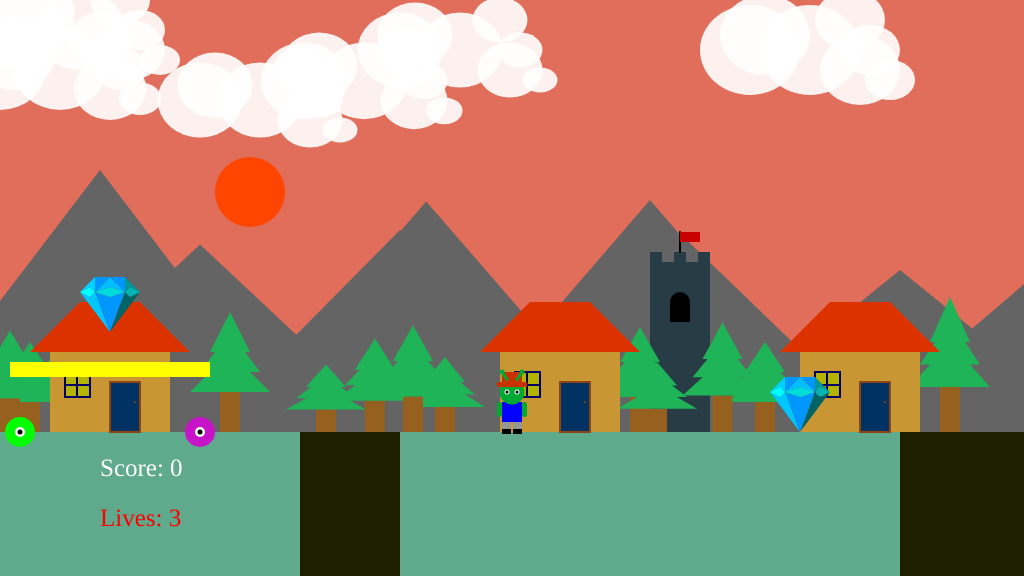
Frame 1 (no input)
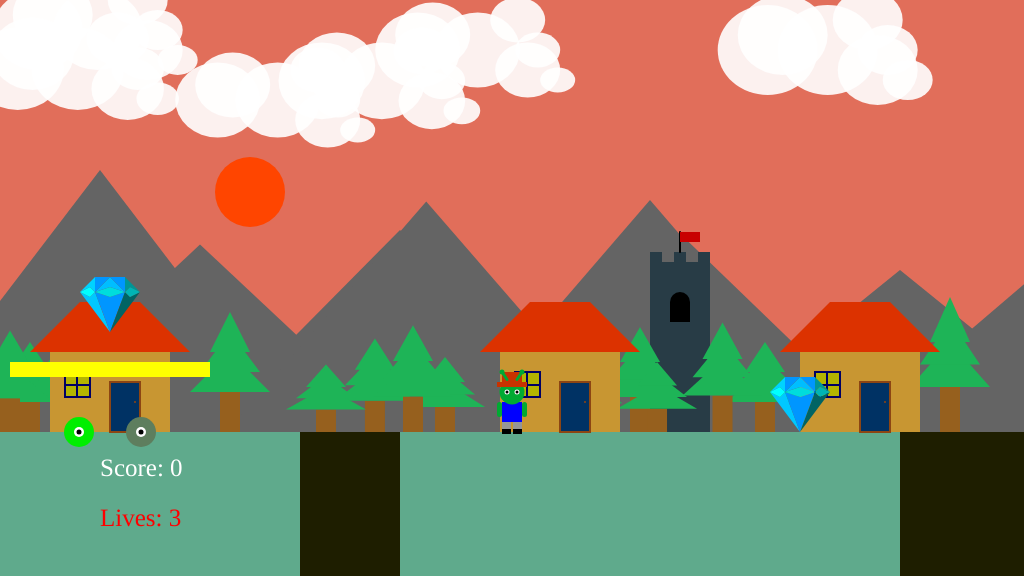
Frame 60 (no input)
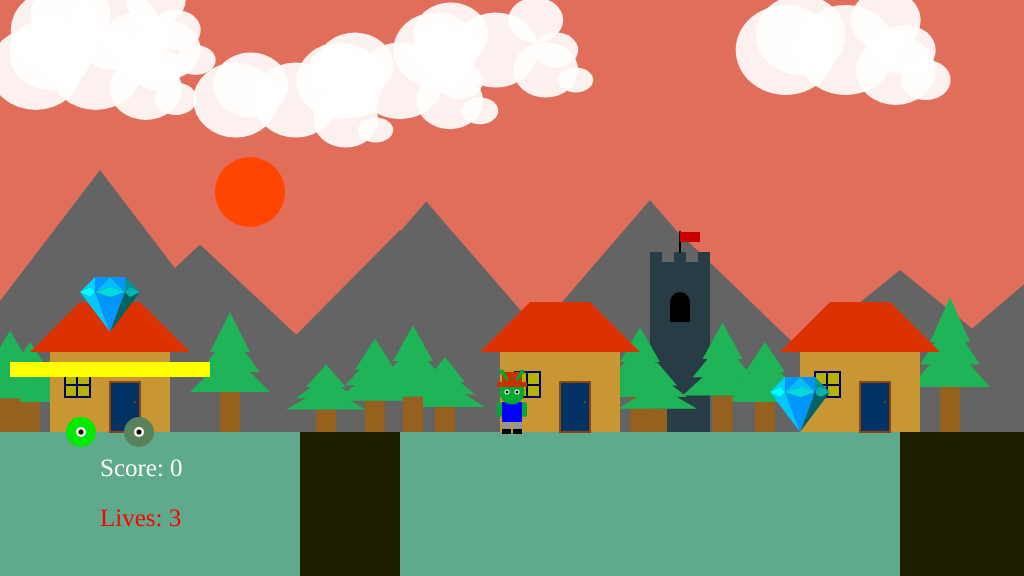
Frame 120 (the mouse pressed at the canvas centre since frame 60)

The p5.js sketch that drew these frames (run headless with seeded random() and noise() and a simulated clock; from frame 60 on, the mouse is pressed at the canvas centre):

// p5.js sketch
// ── sketch.js
/*

The Game Project 7 - Making a complete level

Week 7

*/
var clouds;
var mountains;
var trees;
var houseXs;
var towers;
var sunPos;

var canyon; 
var diamond;
///////////////////////////////////////////
var game_char_x;
var game_char_y;
var floorPos_y;
var scrollPos;
var realPos;
////////////////////////
var isLeft;
var isRight;
var isJumping;
var isFalling;

var isOnPlatform;
////////////////////////////////
var face = {
    x:0,
    y:0
};
var skinColor = {
    r: 0,
    g: 170,
    b: 50
};
////////////////
var yspeed = 3;

var cloudspeed = 0.3;
//////////////////////
var score;

var isWon;
var isLost;
var lives;
var enemies;
var platforms;



function setup()
{
	createCanvas(1024, 576);
    floorPos_y = height * 3/4;
    
    
    
    
    startGame();
    lives = 3;
    
}
function startGame()
{
    	
    score = 0;
    
	game_char_x = width/2;
	game_char_y = floorPos_y - 30;
/////////
     //number of lives
    
	// Variable to control the background scrolling.
	scrollPos = 0;

	// Variable to store the real position of the gameChar in the game
	// world. Needed for collision detection.
	realPos = game_char_x - scrollPos;

	// Boolean variables to control the movement of the game character.
	isLeft = false;
	isRight = false;
	isJumping = false;
	isFalling = false;
    isWon = false;
    isLost = false;
    isOnPlatform = false;
    

	// Initialise arrays of scenery objects.
    sunPos = {x_pos: 250, y_pos : height*1/3};
    houseXs = [-1700,50,500,800, 2000];
    clouds = [{x_pos:400, y_pos:50, size:85},{x_pos:20,y_pos:30,size:90},
              {x_pos:200,y_pos:100,size:85},{x_pos:750,y_pos:50,size:100}, 
             {x_pos:1100,y_pos:150,size:85}]; 
    mountains = [{x_pos:-1250,heightY:150},{x_pos:-900, heightY:230},
                 {x_pos:-100,heightY:170},{x_pos:200,heightY:230},
                {x_pos:450,heightY:200}, {x_pos:700,heightY:270},{x_pos:950,heightY:200},
                {x_pos:1200, heightY:140},{x_pos:1600,heightY:260}];
    trees = [{x_pos:-1400, heightY:45},{x_pos:-1200,heightY: 35}, {x_pos: -200, heightY:25},
             {x_pos: 20, heightY:30},{x_pos: 220, heightY: 40}, {x_pos: 435, heightY: 25}, 
            {x_pos: 630, heightY: 35}, {x_pos:755, heightY: 30}, {x_pos: 940, heightY: 45},
            {x_pos: 1100, heightY: 30}, {x_pos:1350, heightY: 20}, {x_pos:1600, heightY: 35},
            {x_pos: 1800, heightY: 45}];
    towers = [-500, 650, 1600];
    
    
    canyon = [{x_pos: 300, width: 100},{x_pos: 900, width: 150},{x_pos: -300, width: 50}, {x_pos : 1700, width: 1000}, {x_pos: -2500, width: 700}, {x_pos: 2800, width: 3000}, {x_pos: -1500, width: 250}];
    
    diamond = [{x_pos: 110, y_pos: floorPos_y - 100, size: 50, isFound: false}, {x_pos: 800, y_pos: floorPos_y, size: 50, isFound: false}, {x_pos: 1400, y_pos: floorPos_y, size: 50, isFound: false}, {x_pos: -500, y_pos: floorPos_y, size: 50, isFound: false}, {x_pos: 1875, y_pos: floorPos_y - 100, size: 50, isFound: false}, {x_pos: 2750, y_pos: floorPos_y - 50, size: 50, isFound: false},{x_pos: -1585, y_pos: floorPos_y - 70, size: 50, isFound: false}];
    
    enemies = [];
    
    platforms = [];
    
    
    
    for(var i  = 0; i < 5; i++) {
        
    
    clouds.push({
        x_pos: i* random(0,width),
        y_pos: random(floorPos_y - 100),
        size: random(85,95),
    })
    mountains.push({
            x_pos: i* random(200,300),
            heightY: random(140,270),
    })
    }
    for(var i = 0; i < 10; i++) {
        trees.push({
            x_pos: i* random(30,200),
            heightY: random(20,45)
            
        })
    }
    for(var i = 0; i < 2; i++){
        houseXs.push(1500)
    }
    
    
    
    
    enemies.push(
    {
        x_pos: 20,
        y_pos: floorPos_y,
        x1: 20,
        x2: 200,
        speed: 1,
        size: 30,
        display: function()
        {
            var col = {
                r: map(this.x_pos,100,200,this.x1,this.x2),
                g: map(this.x_pos,200,100,this.x1,this.x2),
                b: map(this.x_pos,100,200,this.x1,this.x2),
            }
            // Draw enemy.
            fill([col.r,col.g,col.b]);
            ellipse(this.x_pos, this.y_pos, this.size);
            fill(255);
            ellipse(this.x_pos, this.y_pos, 10,10);
            fill(0);
            ellipse(this.x_pos, this.y_pos, 5,5);
        },
        ///////
        move: function() {
        this.x_pos += this.speed;
        if(this.x_pos < this.x1 || this.x_pos > this.x2) {
        this.speed *= -1; //oposite direction
        } 
        },
        checkCharCollision: function() {
            if((realPos - 10>= this.x_pos - this.size && realPos - 10 <= this.x_pos + this.size) ||
              realPos + 10 >= this.x_pos - this.size && realPos + 10 <= this.x_pos + this.size) {
                //console.log('x') // collision with the right or left side of the character 
            
                if((game_char_y + 30 <= this.y_pos + this.size && game_char_y + 30 >= this.y_pos - this.size) || game_char_y - 35 >= this.y_pos - this.size && game_char_y - 35 <= this.y_pos + this.size)
                    //console.log('y');
                playerDied();
                ////collision with either top of head or feet
            }
//            
//         if(realPos  >= this.x_pos - 30 && realPos <= this.x_pos + 30) {
//             console.log('dziala');
//             if(game_char_y + 30 <= this.y_pos +30 && game_char_y + 30 >= this.y_pos -30){
//                 console.log('nogi');
//             }
//         }  
        }
    },
    {
       x_pos: 200,
        y_pos: floorPos_y,
        x1: 20,
        x2: 200,
        speed: 1,
        size: 30,
        display: function()
        {
            var col = {
               r: map(this.x_pos,100,200,this.x1,this.x2),
                g: map(this.x_pos,200,100,this.x1,this.x2),
                b: map(this.x_pos,100,200,this.x1,this.x2),
            }
            // Draw enemy.
            fill([col.r,col.g,col.b]);
            ellipse(this.x_pos, this.y_pos, this.size);
             fill(255);
            ellipse(this.x_pos, this.y_pos, 10,10);
            fill(0);
            ellipse(this.x_pos, this.y_pos, 5,5);
        },
        ///////
        move: function() {
        this.x_pos -= this.speed;
        if(this.x_pos < this.x1 || this.x_pos > this.x2) {
        this.speed *= -1; //oposite direction
        } 
        },
        checkCharCollision: function() {
            if((realPos - 10>= this.x_pos - this.size && realPos - 10 <= this.x_pos + this.size) ||
              realPos + 10 >= this.x_pos - this.size && realPos + 10 <= this.x_pos + this.size) {
                //console.log('x') // collision with the right or left side of the character 
            
                if((game_char_y + 30 <= this.y_pos + this.size && game_char_y + 30 >= this.y_pos - this.size) || game_char_y - 35 >= this.y_pos - this.size && game_char_y - 35 <= this.y_pos + this.size)
                    //console.log('y');
                playerDied();
                ////collision with either top of head or feet
            }
        }
    },              {
       x_pos: 1150,
        y_pos: floorPos_y,
        y1: floorPos_y - 200,
        y2: floorPos_y,
        speed: 3,
        size: 30,
        display: function()
        {
            var col = {
                r: map(this.y_pos,100,200,this.y1,this.y2),
                g: map(this.y_pos,200,0,this.y1,this.y2),
                b: map(this.y_pos,200,0,this.y1,this.y2),
            }
            // Draw enemy.
            fill([col.r,col.g,col.b]);
            ellipse(this.x_pos, this.y_pos, this.size);
             fill(255);
            ellipse(this.x_pos, this.y_pos, 10,10);
            fill(0);
            ellipse(this.x_pos, this.y_pos, 5,5);
        },
        ///////
        move: function() {
        this.y_pos -= this.speed;
        if(this.y_pos < this.y1 || this.y_pos > this.y2) {
        this.speed *= -1; //oposite direction
        } 
        },
        checkCharCollision: function() {
            if((realPos - 10>= this.x_pos - this.size && realPos - 10 <= this.x_pos + this.size) ||
              realPos + 10 >= this.x_pos - this.size && realPos + 10 <= this.x_pos + this.size) {
                //console.log('x') // collision with the right or left side of the character 
            
                if((game_char_y + 30 <= this.y_pos + this.size && game_char_y + 30 >= this.y_pos - this.size) || game_char_y - 35 >= this.y_pos - this.size && game_char_y - 35 <= this.y_pos + this.size)
                    //console.log('y');
                playerDied();
                ////collision with either top of head or feet
            }
        }
                },
        
             {
       x_pos: 1300,
        y_pos: floorPos_y - 200,
        y1: floorPos_y - 200,
        y2: floorPos_y,
        speed: 3,
        size: 30,
        display: function()
        {
            var col = {
               r: map(this.y_pos,200,0,this.y1,this.y2),
                g: map(this.y_pos,200,0,this.y1,this.y2),
                b: map(this.y_pos,0,200,this.y1,this.y2),
            }
            // Draw enemy.
            fill([col.r,col.g,col.b]);
            ellipse(this.x_pos, this.y_pos, this.size);
             fill(255);
            ellipse(this.x_pos, this.y_pos, 10,10);
            fill(0);
            ellipse(this.x_pos, this.y_pos, 5,5);
        },
        ///////
        move: function() {
        this.y_pos -= this.speed;
        if(this.y_pos < this.y1 || this.y_pos > this.y2) {
        this.speed *= -1; //oposite direction
        } 
        },
        checkCharCollision: function() {
            if((realPos - 10>= this.x_pos - this.size && realPos - 10 <= this.x_pos + this.size) ||
              realPos + 10 >= this.x_pos - this.size && realPos + 10 <= this.x_pos + this.size) {
                //console.log('x') // collision with the right or left side of the character 
            
                if((game_char_y + 30 <= this.y_pos + this.size && game_char_y + 30 >= this.y_pos - this.size) || game_char_y - 35 >= this.y_pos - this.size && game_char_y - 35 <= this.y_pos + this.size)
                    //console.log('y');
                playerDied();
                ////collision with either top of head or feet
            }
        }
             },
                               {
       x_pos: 1450,
        y_pos: floorPos_y,
        y1: floorPos_y - 200,
        y2: floorPos_y,
        speed: 3,
        size: 30,
        display: function()
        {
            var col = {
                r: map(this.y_pos,100,200,this.y1,this.y2),
                g: map(this.y_pos,0,200,this.y1,this.y2),
                b: map(this.y_pos,200,0,this.y1,this.y2),
            }
            // Draw enemy.
            fill([col.r,col.g,col.b]);
            ellipse(this.x_pos, this.y_pos, this.size);
             fill(255);
            ellipse(this.x_pos, this.y_pos, 10,10);
            fill(0);
            ellipse(this.x_pos, this.y_pos, 5,5);
        },
        ///////
        move: function() {
        this.y_pos -= this.speed;
        if(this.y_pos < this.y1 || this.y_pos > this.y2) {
        this.speed *= -1; //oposite direction
        } 
        },
        checkCharCollision: function() {
            if((realPos - 10>= this.x_pos - this.size && realPos - 10 <= this.x_pos + this.size) ||
              realPos + 10 >= this.x_pos - this.size && realPos + 10 <= this.x_pos + this.size) {
                //console.log('x') // collision with the right or left side of the character 
            
                if((game_char_y + 30 <= this.y_pos + this.size && game_char_y + 30 >= this.y_pos - this.size) || game_char_y - 35 >= this.y_pos - this.size && game_char_y - 35 <= this.y_pos + this.size)
                    //console.log('y');
                playerDied();
                ////collision with either top of head or feet
            }
        }
                },
        
             {
       x_pos: 1600,
        y_pos: floorPos_y - 200,
        y1: floorPos_y - 200,
        y2: floorPos_y,
        speed: 3,
        size: 30,
        display: function()
        {
            var col = {
                r: map(this.y_pos,0,200,this.y1,this.y2),
                g: map(this.y_pos,200,0,this.y1,this.y2),
                b: map(this.y_pos,0,200,this.y1,this.y2),
            }
            // Draw enemy.
            fill([col.r,col.g,col.b]);
            ellipse(this.x_pos, this.y_pos, this.size);
             fill(255);
            ellipse(this.x_pos, this.y_pos, 10,10);
            fill(0);
            ellipse(this.x_pos, this.y_pos, 5,5);
        },
        ///////
        move: function() {
        this.y_pos -= this.speed;
        if(this.y_pos < this.y1 || this.y_pos > this.y2) {
        this.speed *= -1; //oposite direction
        } 
        },
        checkCharCollision: function() {
            if((realPos - 10>= this.x_pos - this.size && realPos - 10 <= this.x_pos + this.size) ||
              realPos + 10 >= this.x_pos - this.size && realPos + 10 <= this.x_pos + this.size) {
                //console.log('x') // collision with the right or left side of the character 
            
                if((game_char_y + 30 <= this.y_pos + this.size && game_char_y + 30 >= this.y_pos - this.size) || game_char_y - 35 >= this.y_pos - this.size && game_char_y - 35 <= this.y_pos + this.size)
                    //console.log('y');
                playerDied();
                ////collision with either top of head or feet
            }
        }
             },
        
        {
       x_pos: -1100,
        y_pos: floorPos_y,
        x1: -1100,
        x2: -800,
        speed: 1,
        size: 30,
        display: function()
        {
            var col = {
                r: 0,
                g: 255,
                b: 0
            }
            // Draw enemy.
            fill([col.r,col.g,col.b]);
            ellipse(this.x_pos, this.y_pos, this.size);
             fill(255);
            ellipse(this.x_pos, this.y_pos, 10,10);
            fill(0);
            ellipse(this.x_pos, this.y_pos, 5,5);
        },
        ///////
        move: function() {
        this.x_pos -= this.speed;
        if(this.x_pos < this.x1 || this.x_pos > this.x2) {
        this.speed *= -1; //oposite direction
        } 
        },
        checkCharCollision: function() {
            if((realPos - 10>= this.x_pos - this.size && realPos - 10 <= this.x_pos + this.size) ||
              realPos + 10 >= this.x_pos - this.size && realPos + 10 <= this.x_pos + this.size) {
                //console.log('x') // collision with the right or left side of the character 
            
                if((game_char_y + 30 <= this.y_pos + this.size && game_char_y + 30 >= this.y_pos - this.size) || game_char_y - 35 >= this.y_pos - this.size && game_char_y - 35 <= this.y_pos + this.size)
                    //console.log('y');
                playerDied();
                ////collision with either top of head or feet
            }
        }
        },
            
            {
       x_pos: -800,
        y_pos: floorPos_y,
        x1: -1100,
        x2: -800,
        speed: 1,
        size: 30,
        display: function()
        {
            var col = {
               r: 130,
                g: 0,
                b: 130
            }
            // Draw enemy.
            fill([col.r,col.g,col.b]);
            ellipse(this.x_pos, this.y_pos, this.size);
             fill(255);
            ellipse(this.x_pos, this.y_pos, 10,10);
            fill(0);
            ellipse(this.x_pos, this.y_pos, 5,5);
        },
        ///////
        move: function() {
        this.x_pos -= this.speed;
        if(this.x_pos < this.x1 || this.x_pos > this.x2) {
        this.speed *= -1; //oposite direction
        } 
        },
        checkCharCollision: function() {
            if((realPos - 10>= this.x_pos - this.size && realPos - 10 <= this.x_pos + this.size) ||
              realPos + 10 >= this.x_pos - this.size && realPos + 10 <= this.x_pos + this.size) {
                //console.log('x') // collision with the right or left side of the character 
            
                if((game_char_y + 30 <= this.y_pos + this.size && game_char_y + 30 >= this.y_pos - this.size) || game_char_y - 35 >= this.y_pos - this.size && game_char_y - 35 <= this.y_pos + this.size)
                    //console.log('y');
                playerDied();
                ////collision with either top of head or feet
            }
        }
            },
            {
       x_pos: -1700,
        y_pos: floorPos_y,
        x1: -1700,
        x2: -1500,
        speed: 4,
        size: 30,
        display: function()
        {
            var col = {
               r: map(this.x_pos,100,200,this.x1,this.x2),
                g: map(this.x_pos,100,150,this.x1,this.x2),
                b: map(this.x_pos,200,0,this.x1,this.x2),
            }
            // Draw enemy.
            fill(col.r,col.g,col.b);
            ellipse(this.x_pos, this.y_pos, this.size);
             fill(255);
            ellipse(this.x_pos, this.y_pos, 10,10);
            fill(0);
            ellipse(this.x_pos, this.y_pos, 5,5);
        },
        ///////
        move: function() {
        this.x_pos -= this.speed;
        if(this.x_pos < this.x1 || this.x_pos > this.x2) {
        this.speed *= -1; //oposite direction
        } 
        },
        checkCharCollision: function() {
            if((realPos - 10>= this.x_pos - this.size && realPos - 10 <= this.x_pos + this.size) ||
              realPos + 10 >= this.x_pos - this.size && realPos + 10 <= this.x_pos + this.size) {
                //console.log('x') // collision with the right or left side of the character 
            
                if((game_char_y + 30 <= this.y_pos + this.size && game_char_y + 30 >= this.y_pos - this.size) || game_char_y - 35 >= this.y_pos - this.size && game_char_y - 35 <= this.y_pos + this.size)
                    //console.log('y');
                playerDied();
                ////collision with either top of head or feet
            }
        }
            },
               {
       x_pos: -1500,
        y_pos: floorPos_y,
        x1: -1700,
        x2: -1500,
        speed: 4,
        size: 30,
        display: function()
        {
            var col = {
                r: map(this.x_pos,100,200,this.x1,this.x2),
                g: map(this.x_pos,100,200,this.x1,this.x2),
                b: map(this.x_pos,200,0,this.x1,this.x2),
            }
            // Draw enemy.
            fill(col.r,col.g,col.b);
            ellipse(this.x_pos, this.y_pos, this.size);
             fill(255);
            ellipse(this.x_pos, this.y_pos, 10,10);
            fill(0);
            ellipse(this.x_pos, this.y_pos, 5,5);
        },
        ///////
        move: function() {
        this.x_pos -= this.speed;
        if(this.x_pos < this.x1 || this.x_pos > this.x2) {
        this.speed *= -1; //oposite direction
        } 
        },
        checkCharCollision: function() {
            if((realPos - 10>= this.x_pos - this.size && realPos - 10 <= this.x_pos + this.size) ||
              realPos + 10 >= this.x_pos - this.size && realPos + 10 <= this.x_pos + this.size) {
                //console.log('x') // collision with the right or left side of the character 
            
                if((game_char_y + 30 <= this.y_pos + this.size && game_char_y + 30 >= this.y_pos - this.size) || game_char_y - 35 >= this.y_pos - this.size && game_char_y - 35 <= this.y_pos + this.size)
                    //console.log('y');
                playerDied();
                ////collision with either top of head or feet
            }
        }
            },
                   
                
                {
       x_pos: -440,
        y_pos: floorPos_y,
        y1: floorPos_y - 200,
        y2: floorPos_y,
        speed: 3,
        size: 30,
        display: function()
        {
            // Draw enemy.
            
            var col = {
                r: 100,
                g: map(this.y_pos,200,0,this.y1,this.y2),
                b: map(this.y_pos,0,200,this.y1,this.y2),
            }
            fill([col.r,col.g,col.b]);
            ellipse(this.x_pos, this.y_pos, this.size);
             fill(255);
            ellipse(this.x_pos, this.y_pos, 10,10);
            fill(0);
            ellipse(this.x_pos, this.y_pos, 5,5);
        },
        ///////
        move: function() {
        this.y_pos -= this.speed;
        if(this.y_pos < this.y1 || this.y_pos > this.y2) {
        this.speed *= -1; //oposite direction
        } 
        },
        checkCharCollision: function() {
            if((realPos - 10>= this.x_pos - this.size && realPos - 10 <= this.x_pos + this.size) ||
              realPos + 10 >= this.x_pos - this.size && realPos + 10 <= this.x_pos + this.size) {
                //console.log('x') // collision with the right or left side of the character 
            
                if((game_char_y + 30 <= this.y_pos + this.size && game_char_y + 30 >= this.y_pos - this.size) || game_char_y - 35 >= this.y_pos - this.size && game_char_y - 35 <= this.y_pos + this.size)
                    //console.log('y');
                playerDied();
                ////collision with either top of head or feet
            }
        }
                },
        
             {
       x_pos: -570,
        y_pos: floorPos_y - 200,
        y1: floorPos_y - 200,
        y2: floorPos_y,
        speed: 3,
        size: 30,
        display: function()
        {
            var col = {
                r: 200,
                g: map(this.y_pos,0,200,this.y1,this.y2),
                b: map(this.y_pos,200,0,this.y1,this.y2),
            }
            // Draw enemy.
            fill([col.r,col.g,col.b]);
            ellipse(this.x_pos, this.y_pos, this.size);
             fill(255);
            ellipse(this.x_pos, this.y_pos, 10,10);
            fill(0);
            ellipse(this.x_pos, this.y_pos, 5,5);
        },
        ///////
        move: function() {
        this.y_pos -= this.speed;
        if(this.y_pos < this.y1 || this.y_pos > this.y2) {
        this.speed *= -1; //oposite direction
        } 
        },
        checkCharCollision: function() {
            if((realPos - 10>= this.x_pos - this.size && realPos - 10 <= this.x_pos + this.size) ||
              realPos + 10 >= this.x_pos - this.size && realPos + 10 <= this.x_pos + this.size) {
                //console.log('x') // collision with the right or left side of the character 
            
                if((game_char_y + 30 <= this.y_pos + this.size && game_char_y + 30 >= this.y_pos - this.size) || game_char_y - 35 >= this.y_pos - this.size && game_char_y - 35 <= this.y_pos + this.size)
                    //console.log('y');
                playerDied();
                ////collision with either top of head or feet
            }
        }
                
              
},
        
           {
       x_pos: -1230,
        y_pos: floorPos_y - 300,
        y1: floorPos_y - 300,
        y2: floorPos_y,
        speed: 3,
        size: 30,
        display: function()
        {
            var col = {
                r: map(this.y_pos,255,0,this.y1,this.y2),
                g: map(this.y_pos,0,255,this.y1,this.y2),
                b: 0,
            }
            // Draw enemy.
            fill([col.r,col.g,col.b]);
            ellipse(this.x_pos, this.y_pos, this.size);
            fill(255);
            ellipse(this.x_pos, this.y_pos, 10,10);
            fill(0);
            ellipse(this.x_pos, this.y_pos, 5,5);
        },
        ///////
        move: function() {
        this.y_pos -= this.speed;
        if(this.y_pos < this.y1 || this.y_pos > this.y2) {
        this.speed *= -1; //oposite direction
        } 
        },
        checkCharCollision: function() {
            if((realPos - 10>= this.x_pos - this.size && realPos - 10 <= this.x_pos + this.size) ||
              realPos + 10 >= this.x_pos - this.size && realPos + 10 <= this.x_pos + this.size) {
                //console.log('x') // collision with the right or left side of the character 
            
                if((game_char_y + 30 <= this.y_pos + this.size && game_char_y + 30 >= this.y_pos - this.size) || game_char_y - 35 >= this.y_pos - this.size && game_char_y - 35 <= this.y_pos + this.size)
                    //console.log('y');
                playerDied();
                ////collision with either top of head or feet
            }
        }
                
              
}
    );
    
    
    
    platforms.push(
    {
        x_pos: 10,
        y_pos: floorPos_y - 70,
        width: 200,
        height: 15,
        display: function()
        {
            // Draw platform.
            fill([255, 255, 0]);
            rect(this.x_pos, this.y_pos, this.width, this.height);
            line(this.x_pos,
                 this.y_pos + this.height / 2,
                 this.x_pos + this.width,
                 this.y_pos + this.height / 2);
        },
        checkCharOn: function() 
        {
            if((realPos - 10>= this.x_pos && realPos  <= this.x_pos - 10 + this.width) || realPos + 10>= this.x_pos && realPos  <= this.x_pos + 10 + this.width){
                //console.log('x');
                if(game_char_y >= this.y_pos - 30 ){
                    //console.log('ison')
                    isOnPlatform = true;
                    isJumping = false;
                    
                }
            }
            
        }
    },
        {
        x_pos: 10,
        y_pos: floorPos_y - 70,
        width: 200,
        height: 15,
        display: function()
        {
            // Draw platform.
            fill([255, 255, 0]);
            rect(this.x_pos, this.y_pos, this.width, this.height);
            line(this.x_pos,
                 this.y_pos + this.height / 2,
                 this.x_pos + this.width,
                 this.y_pos + this.height / 2);
        },
        checkCharOn: function() 
        {
            if((realPos - 10>= this.x_pos && realPos  <= this.x_pos - 10 + this.width) || realPos + 10>= this.x_pos && realPos  <= this.x_pos + 10 + this.width){
                //console.log('x');
                if(game_char_y >= this.y_pos - 30 ){
                    //console.log('ison')
                    isOnPlatform = true;
                    isJumping = false;
                    
                }
            }
            
        }
    }, {
        x_pos: 2100,
        y_pos: floorPos_y - 70,
        width: 50,
        height: 15,
        display: function()
        {
            // Draw platform.
            fill([255, 255, 0]);
            rect(this.x_pos, this.y_pos, this.width, this.height);
            line(this.x_pos,
                 this.y_pos + this.height / 2,
                 this.x_pos + this.width,
                 this.y_pos + this.height / 2);
        },
        checkCharOn: function() 
        {
            if((realPos - 10>= this.x_pos && realPos  <= this.x_pos - 10 + this.width) || realPos + 10>= this.x_pos && realPos  <= this.x_pos + 10 + this.width){
                //console.log('x');
                if(game_char_y  >= this.y_pos - 30){
                    //console.log('ison')
                    isOnPlatform = true;
                    isJumping = false;
                    
                }
            }
            
        }
    },
        {
        x_pos: 2300,
        y_pos: floorPos_y - 70,
        width: 50,
        height: 15,
        display: function()
        {
            // Draw platform.
            fill([255, 255, 0]);
            rect(this.x_pos, this.y_pos, this.width, this.height);
            line(this.x_pos,
                 this.y_pos + this.height / 2,
                 this.x_pos + this.width,
                 this.y_pos + this.height / 2);
        },
        checkCharOn: function() 
        {
            if((realPos - 10>= this.x_pos && realPos  <= this.x_pos - 10 + this.width) || realPos + 10>= this.x_pos && realPos  <= this.x_pos + 10 + this.width){
                //console.log('x');
                if(game_char_y  >= this.y_pos - 30){
                    //console.log('ison')
                    isOnPlatform = true;
                    isJumping = false;
                    
                }
            }
            
        }
    },
        {
            x_pos: 2500,
        y_pos: floorPos_y - 70,
        width: 50,
        height: 15,
        display: function()
        {
            // Draw platform.
            fill([255, 255, 0]);
            rect(this.x_pos, this.y_pos, this.width, this.height);
            line(this.x_pos,
                 this.y_pos + this.height / 2,
                 this.x_pos + this.width,
                 this.y_pos + this.height / 2);
        },
        checkCharOn: function() 
        {
            if((realPos - 10>= this.x_pos && realPos  <= this.x_pos - 10 + this.width) || realPos + 10>= this.x_pos && realPos  <= this.x_pos + 10 + this.width){
                //console.log('x');
                if(game_char_y  >= this.y_pos - 30){
                    //console.log('ison')
                    isOnPlatform = true;
                    isJumping = false;
                    
                }
            }
            
        }
    },
        
        {
        x_pos: 1850,
        y_pos: floorPos_y - 70,
        width: 50,
        height: 15,
        display: function()
        {
            // Draw platform.
            fill([255, 255, 0]);
            rect(this.x_pos, this.y_pos, this.width, this.height);
            line(this.x_pos,
                 this.y_pos + this.height / 2,
                 this.x_pos + this.width,
                 this.y_pos + this.height / 2);
        },
        checkCharOn: function() 
        {
            if((realPos - 10>= this.x_pos && realPos  <= this.x_pos - 10 + this.width) || realPos + 10>= this.x_pos && realPos  <= this.x_pos + 10 + this.width){
                //console.log('x');
                if(game_char_y  >= this.y_pos - 30){
                    //console.log('ison')
                    isOnPlatform = true;
                    isJumping = false;
                    
                }
            }
            
        }
    },
          

           {
        x_pos: -950,
        y_pos: floorPos_y - 70,
        width: 50,
        height: 15,
        display: function()
        {
            // Draw platform.
            fill([255, 255, 0]);
            rect(this.x_pos, this.y_pos, this.width, this.height);
            line(this.x_pos,
                 this.y_pos + this.height / 2,
                 this.x_pos + this.width,
                 this.y_pos + this.height / 2);
        },
        checkCharOn: function() 
        {
            if((realPos - 10>= this.x_pos && realPos  <= this.x_pos - 10 + this.width) || realPos + 10>= this.x_pos && realPos  <= this.x_pos + 10 + this.width){
                //console.log('x');
                if(game_char_y >= this.y_pos - 30 ){
                    //console.log('ison')
                    isOnPlatform = true;
                    isJumping = false;
                    
                }
            }
            
        }
    },
        
               {
        x_pos: -1200,
        y_pos: floorPos_y - 70,
        width: 50,
        height: 15,
        display: function()
        {
            // Draw platform.
            fill([255, 255, 0]);
            rect(this.x_pos, this.y_pos, this.width, this.height);
            line(this.x_pos,
                 this.y_pos + this.height / 2,
                 this.x_pos + this.width,
                 this.y_pos + this.height / 2);
        },
        checkCharOn: function() 
        {
            if((realPos - 10>= this.x_pos && realPos  <= this.x_pos - 10 + this.width) || realPos + 10>= this.x_pos && realPos  <= this.x_pos + 10 + this.width){
                //console.log('x');
                if(game_char_y >= this.y_pos - 30 ){
                    //console.log('ison')
                    isOnPlatform = true;
                    isJumping = false;
                    
                }
            }
            
        }
    },
        
                       {
        x_pos: -1400,
        y_pos: floorPos_y - 70,
        width: 30,
        height: 15,
        display: function()
        {
            // Draw platform.
            fill([255, 255, 0]);
            rect(this.x_pos, this.y_pos, this.width, this.height);
            line(this.x_pos,
                 this.y_pos + this.height / 2,
                 this.x_pos + this.width,
                 this.y_pos + this.height / 2);
        },
        checkCharOn: function() 
        {
            if((realPos - 10>= this.x_pos && realPos  <= this.x_pos - 10 + this.width) || realPos + 10>= this.x_pos && realPos  <= this.x_pos + 10 + this.width){
                //console.log('x');
                if(game_char_y >= this.y_pos - 30 ){
                    //console.log('ison')
                    isOnPlatform = true;
                    isJumping = false;
                    
                }
            }
            
        }
    }, 
        
         {
        x_pos: -1600,
        y_pos: floorPos_y - 70,
        width: 30,
        height: 15,
        display: function()
        {
            // Draw platform.
            fill([255, 255, 0]);
            rect(this.x_pos, this.y_pos, this.width, this.height);
            line(this.x_pos,
                 this.y_pos + this.height / 2,
                 this.x_pos + this.width,
                 this.y_pos + this.height / 2);
        },
        checkCharOn: function() 
        {
            if((realPos - 10>= this.x_pos && realPos  <= this.x_pos - 10 + this.width) || realPos + 10>= this.x_pos && realPos  <= this.x_pos + 10 + this.width){
                //console.log('x');
                if(game_char_y >= this.y_pos - 30 ){
                    //console.log('ison')
                    isOnPlatform = true;
                    isJumping = false;
                    
                }
            }
            
        }
    }
);
}

function draw()
{
	background(225,110,90); // fill the sky blue
    
    fill(255,69,0);
    noStroke();
    ellipse(sunPos.x_pos,sunPos.y_pos,70,70); // sun

	noStroke();
	fill(95,170,140);
	rect(0, floorPos_y, width, height/4); // draw some green ground
    
    face.x = game_char_x;
    face.y = game_char_y-10;

	// Draw clouds.
    push();
    translate(0.1*scrollPos,0);
    drawClouds();
    
    ///clouds movement
    for(var c=0; c<clouds.length; c++){
        clouds[c].x_pos += cloudspeed;
        if(clouds[c].x_pos - 50 > width) {
            clouds[c].x_pos = -200;
        }
    }
    
    pop();
  

	// Draw mountains.
    push();
    translate(0.5*scrollPos,0);
    drawMountains();
    pop();
    
    ///towers
    push();
    translate(0.6*scrollPos,0);
    drawTowers();
    pop();
     

	// Draw trees.
    push();
    translate(0.8*scrollPos,0);
    drawTress();
    pop();
    

	// Draw houses.
       push();
    translate(0.9*scrollPos,0);
    drawHouses();
    pop();
    
    
        
   

	// Draw canyons.
    push();
    translate(scrollPos,0);
    drawCanyon(canyon);
    checkCanyon(canyon);
    pop();

	// Draw pickup items.      
        
    
    for(var i = 0; i < diamond.length; i++){
    push();
    translate(scrollPos,0);
        
    
    drawDiamond(diamond[i]);
    checkDiamond(diamond[i]);
        
    pop();
        
     
       
             
    }
    textSize(25);
    textFont("Georgia");
      fill(255);
        text("Score: " + score, 100,height - 100);
    fill(255,0,0);
    text("Lives: " + lives, 100,height - 50);
   
    
    
    //////////
    
    
    ////draw ENEMIES :D
    push();
    translate(scrollPos,0);
    for(var i = 0; i < enemies.length; i++) {
        enemies[i].display();
        enemies[i].move();
        enemies[i].checkCharCollision();
    }
    pop();
    
    ////draw PLATFORMS :)
    push();
    translate(scrollPos,0);
    isOnPlatform = false;
    for(var i = 0; i < platforms.length; i++)
        {
            platforms[i].display();
            platforms[i].checkCharOn();
        }
    pop();
 
    
    /////////////

	// Draw game character.
	drawGameChar();
    
    /////////
    checkPlayerWon();
    checkPlayerDied();
    
    /////////end state of the game
    
    //////////game over-you lost
    if(isLost == true) 
        {
            fill(255);
            stroke(0);
            textSize(30);
            text('Game over - you lost. Press space to continue',width/2-270,height/2);
            return;
        }
    /////////you won
    if(isWon == true)
        {
            fill(255);
            stroke(0);
            textSize(30);
            text('Game over - YOU WON. Press space to continue',width/2-290,height/2);
            return;
        }
    

	// Logic to make the game character move or the background scroll.
	if(isLeft)
	{
			if(game_char_x > width * 0.2)
			{
					game_char_x -= 5;
			}
			else
			{
					scrollPos += 5;
			}
	}

	if(isRight)
	{
			if(game_char_x < width * 0.8)
			{
					game_char_x  += 5;
			}
			else
			{
					scrollPos -= 5; // negative for moving against the background
			}
	}
    
   
    

	// Logic to make the game character rise and fall.
  
//////////////////it doesn't work properly
//////////////////////it's not possible to jump while on the platform
  
//if(isJumping) {
//        game_char_y = game_char_y - yspeed; //going up jumping
//      
//     if(game_char_y <= floorPos_y - 100) {
//        yspeed = -yspeed;  //falls after jumping
//         
//    
//        }
//    if(game_char_y == floorPos_y - 30 || isOnPlatform) {
//            isJumping = false; //stops jumping/doesnt jump in the air
//            yspeed = -yspeed; //doesn't go down the next time it jumps
//        } 
//    }
//    
// 
//    if(!isOnPlatform && !isJumping){
//        if(game_char_y + 30 < floorPos_y){
//           isJumping = true; //falls when is not on the platfrom and is in the air
//            
//        }
//    }
    
    
//   if(isOnPlatform && isJumping)
//   {
//      
//      yspeed = -yspeed;
//      
//   }


 
if(game_char_y  < floorPos_y - 30)
	{
       
           game_char_y += 2;
			isJumping = true; 
    } else
        {
            isOnPlatform =false;
            isJumping = false;
            
        }
if(isOnPlatform)
    {
        for(i = 0; i < platforms.length; i++){
          game_char_y  = platforms[i].y_pos - 30;  
        }
        
        isFalling = false;
        isJumping = false;

        
    }

//	if(isFalling)
//	{
//			game_char_y += 5;
//	}
    
    

	// Update real position of gameChar for collision detection.
	realPos = game_char_x - scrollPos;
}


// ---------------------
// Key control functions
// ---------------------

function keyPressed(){

		// console.log(keyCode);
		// console.log(key);
    if(isLost || isWon)
    {
    if(key == ' ')
    {
        nextLevel();
    }
    return;
    }

	if(key == 'A' || keyCode == 37)
	{
			isLeft = true;
	}

	if(key == 'D' || keyCode == 39)
	{
			isRight = true;
	}

	if(key == ' ' || key == 'W' || keyCode == 38)
	{
        //isJumping = true;
			if(!isJumping)
			{
					game_char_y -= 115;
			}
	}
    
}

function keyReleased(){

	if(key == 'A' || keyCode == 37)
	{
		isLeft = false;
	}

	if(key == 'D' || keyCode == 39)
	{
		isRight = false;
	}

}


// ------------------------------
// Game character render function
// ------------------------------

// Function to draw the game character.

function drawGameChar()
{
	// draw game character
    //the game character
    //jumping left & 
    if(isLeft && isJumping) // jumping left
    {
    //body
    fill(0,0,255);
    rect(game_char_x-10,game_char_y,20,20);
    //head
    fill(skinColor.r,skinColor.g,skinColor.b);
    ellipse(game_char_x,game_char_y-10,25,25);
    fill(200,50,0);
    rect(game_char_x-15,game_char_y-20,30,5);
    rect(game_char_x-10,game_char_y-30,20,10);
    strokeWeight(3);
    line(face.x+5,face.y-25/2,face.x+10,face.y-25);
    
    //arms
    fill(skinColor.r,skinColor.g,skinColor.b);
    noStroke();
    rect(game_char_x+3,game_char_y+5,13,5,10);
    rect(game_char_x-18,game_char_y+5,8,5,10);
    
    //face
    stroke(255);
    strokeWeight(5);
    point(game_char_x-5,game_char_y-10);
    stroke(0);
    strokeWeight(3);
    point(face.x-6,face.y)
    
    //antennas
    strokeWeight(3);
    stroke(skinColor.r,skinColor.g,skinColor.b);
    line(face.x+5,face.y-25/2,face.x+10,face.y-20);
    strokeWeight(5);
    point(face.x+10,face.y-20);
    point(face.x-10,face.y-20);
    
    
    //legs
    noStroke();
    fill(150,150,150);
    rect(game_char_x-15,game_char_y+20,15,7);
    rect(game_char_x,game_char_y+20,15,7);
    fill(0);
    rect(game_char_x-20,game_char_y+20,5,7);
    rect(game_char_x+15,game_char_y+20,5,7);
    

    }
    else if(isRight && isJumping) //jumping right
    { 
    //body
    fill(0,0,255);
    rect(game_char_x-10,game_char_y,20,20);
    //head
    fill(skinColor.r,skinColor.g,skinColor.b);
    ellipse(game_char_x,game_char_y-10,25,25);
    fill(200,50,0);
    rect(game_char_x-15,game_char_y-20,30,5);
    rect(game_char_x-10,game_char_y-30,20,10);
    
    //arms
    fill(skinColor.r,skinColor.g,skinColor.b);
    noStroke();
    rect(game_char_x-18,game_char_y+5,13,5,10);
    rect(game_char_x+10,game_char_y+5,8,5,10);
    
    //legs
    fill(150,150,150);
    rect(game_char_x-15,game_char_y+20,15,7);
    rect(game_char_x,game_char_y+20,15,7);
    fill(0);
    rect(game_char_x-20,game_char_y+20,5,7);
    rect(game_char_x+15,game_char_y+20,5,7);
    
     //face
    stroke(255);
    strokeWeight(5);
    point(game_char_x+5,game_char_y-10);
    stroke(0);
    strokeWeight(3);
    point(face.x+6,face.y)
    
    //antennas
    strokeWeight(3);
    stroke(skinColor.r,skinColor.g,skinColor.b);
    line(face.x-5,face.y-25/2,face.x-10,face.y-20);
    strokeWeight(5);
    point(face.x+10,face.y-20);
    point(face.x-10,face.y-20);
    

    }
    else if(isLeft) //walking left
    {
         //body
    fill(0,0,255);
    rect(game_char_x-10,game_char_y,20,20);
    //head
    fill(skinColor.r,skinColor.g,skinColor.b);
    ellipse(game_char_x,game_char_y-10,25,25);
    fill(200,50,0);
    rect(game_char_x-15,game_char_y-20,30,5);
    rect(game_char_x-10,game_char_y-30,20,10);
    
    //legs
    fill(150,150,150);
    quad(game_char_x-10,game_char_y+20,game_char_x,game_char_y+20,game_char_x-10,game_char_y+30,game_char_x-15,game_char_y+25);
    quad(game_char_x,game_char_y+20,game_char_x+10, game_char_y+20,game_char_x+15,game_char_y+25, game_char_x+10,game_char_y+30);
    //feet
    fill(0);
    quad(game_char_x-14,game_char_y+24, game_char_x-18, game_char_y+28, game_char_x-12, game_char_y+32, game_char_x-8,game_char_y+28);//left
    quad(game_char_x+8, game_char_y+28, game_char_x+14, game_char_y+24, game_char_x+18, game_char_y+28, game_char_x+12, game_char_y+32);//right 
    
    //face
    stroke(255);
    strokeWeight(5);
    point(game_char_x-5,game_char_y-10);
    stroke(0);
    strokeWeight(3);
    point(face.x-6,face.y)
    
    //antennas
    strokeWeight(3);
    stroke(skinColor.r,skinColor.g,skinColor.b);
    line(face.x+5,face.y-25/2,face.x+10,face.y-20);
    strokeWeight(5);
    point(face.x+10,face.y-20);
    point(face.x-10,face.y-20);
    
    //arms
    fill(skinColor.r,skinColor.g,skinColor.b);
    noStroke();
    rect(game_char_x+3,game_char_y+5,13,5,10);
    rect(game_char_x-18,game_char_y+5,8,5,10);
    

    }
    else if(isRight) //walking right
    {
        // add your walking right code
        //body
    fill(0,0,255);
    rect(game_char_x-10,game_char_y,20,20);
    //head
    fill(skinColor.r,skinColor.g,skinColor.b);
    ellipse(game_char_x,game_char_y-10,25,25);
    fill(200,50,0);
    rect(game_char_x-15,game_char_y-20,30,5);
    rect(game_char_x-10,game_char_y-30,20,10);
    
    //legs
    fill(150,150,150);
    quad(game_char_x-10,game_char_y+20,game_char_x,game_char_y+20,game_char_x-10,game_char_y+30,game_char_x-15,game_char_y+25);
    quad(game_char_x,game_char_y+20,game_char_x+10, game_char_y+20,game_char_x+15,game_char_y+25, game_char_x+10,game_char_y+30);
    //feet
    fill(0);
    quad(game_char_x-14,game_char_y+24, game_char_x-18, game_char_y+28, game_char_x-12, game_char_y+32, game_char_x-8,game_char_y+28);//left
    quad(game_char_x+8, game_char_y+28, game_char_x+14, game_char_y+24, game_char_x+18, game_char_y+28, game_char_x+12, game_char_y+32);//right
    
    //face
    stroke(255);
    strokeWeight(5);
    point(game_char_x+5,game_char_y-10);
    stroke(0);
    strokeWeight(3);
    point(face.x+6,face.y)
    
    //antennas
    strokeWeight(3);
    stroke(skinColor.r,skinColor.g,skinColor.b);
    line(face.x-5,face.y-25/2,face.x-10,face.y-20);
    strokeWeight(5);
    point(face.x+10,face.y-20);
    point(face.x-10,face.y-20);
    
    //arms
    fill(skinColor.r,skinColor.g,skinColor.b);
    noStroke();
    rect(game_char_x-18,game_char_y+5,13,5,10);
    rect(game_char_x+10,game_char_y+5,8,5,10);


    }
    else if(isJumping || isFalling) //jumping/falling facing forward
    {
        // add your jumping facing forwards code
         //body
    fill(0,0,255);
    rect(game_char_x-10,game_char_y,20,20);
    //head
    fill(skinColor.r,skinColor.g,skinColor.b);
    ellipse(game_char_x,game_char_y-10,25,25);
    fill(200,50,0);
    rect(game_char_x-15,game_char_y-20,30,5);
    rect(game_char_x-10,game_char_y-30,20,10);
    
    //face
    stroke(255);
    strokeWeight(5);
    point(game_char_x-5,game_char_y-10);
    point(game_char_x+5,game_char_y-10);
    stroke(0);
    strokeWeight(3);
    point(game_char_x-5,game_char_y-10);
    point(game_char_x+5,game_char_y-10);
    
    //antennas
    strokeWeight(3);
    stroke(skinColor.r,skinColor.g,skinColor.b);
    line(face.x+5,face.y-25/2,face.x+10,face.y-20);
    line(face.x-5,face.y-25/2,face.x-10,face.y-20);
    strokeWeight(5);
    point(face.x+10,face.y-20);
    point(face.x-10,face.y-20);
    
     //arms
    fill(skinColor.r,skinColor.g,skinColor.b);
    noStroke();
    rect(game_char_x-20,game_char_y,10,5,10);
    rect(game_char_x+10,game_char_y,10,5,10);
    
    //legs
    fill(150,150,150);
    noStroke();
    quad(game_char_x-10,game_char_y+20,game_char_x,game_char_y+20,game_char_x-10,game_char_y+30,game_char_x-15,game_char_y+25);
    quad(game_char_x,game_char_y+20,game_char_x+10, game_char_y+20,game_char_x+15,game_char_y+25, game_char_x+10,game_char_y+30);
    fill(0);
    quad(game_char_x-14,game_char_y+24, game_char_x-18, game_char_y+28, game_char_x-12, game_char_y+32, game_char_x-8,game_char_y+28);//left
    quad(game_char_x+8, game_char_y+28, game_char_x+14, game_char_y+24, game_char_x+18, game_char_y+28, game_char_x+12, game_char_y+32);//right 
    

    }
    else         // just doing nothing facing forwards
    {
        // add your standing front facing code
         //body
    fill(0,0,255);
    rect(game_char_x-10,game_char_y,20,20);
    //head
    fill(skinColor.r,skinColor.g,skinColor.b);
    ellipse(game_char_x,game_char_y-10,25,25);
    fill(200,50,0);
    rect(game_char_x-15,game_char_y-20,30,5);
    rect(game_char_x-10,game_char_y-30,20,10);
    
    //legs
    fill(150,150,150);
    rect(game_char_x-10,game_char_y+20,9,12); //left leg
    rect(game_char_x+1,game_char_y+20,9,12); //right leg
    fill(0);
    rect(game_char_x-10,game_char_y+27,9,5); //left foot
    rect(game_char_x+1,game_char_y+27,9,5); //right foot
    
    //arms
    fill(skinColor.r,skinColor.g,skinColor.b);
    rect(game_char_x-15,game_char_y,5,15,5);
    rect(game_char_x+10,game_char_y,5,15,5);
    
    //face
    stroke(255);
    strokeWeight(5);
    point(game_char_x-5,game_char_y-10);
    point(game_char_x+5,game_char_y-10);
    stroke(0);
    strokeWeight(3);
    point(game_char_x-5,game_char_y-10);
    point(game_char_x+5,game_char_y-10);
    
    //antennas
    strokeWeight(3);
    stroke(skinColor.r,skinColor.g,skinColor.b);
    line(face.x+5,face.y-25/2,face.x+10,face.y-20);
    line(face.x-5,face.y-25/2,face.x-10,face.y-20);
    strokeWeight(5);
    point(face.x+10,face.y-20);
    point(face.x-10,face.y-20);
    }
}

// ---------------------------
// Background render functions
// ---------------------------

// Function to draw cloud objects.
function drawClouds() {
    
   for (var c=0; c < clouds.length; c++){
    noStroke();
    fill(255,230);
    x_pos = clouds[c].x_pos;
    y_pos = clouds[c].y_pos;
    
    size = clouds[c].size;
    ellipse(x_pos,y_pos,size,size-10);
    ellipse(x_pos+15,y_pos-15, size-10, size-20);
    ellipse(x_pos+100,y_pos-30,size-30, size-40);
    ellipse(x_pos+60,y_pos, size, size-10);
    ellipse(x_pos+120,y_pos, size-40, size-50);
    ellipse(x_pos+110,y_pos+20, size-20, size-30);
    ellipse(x_pos+140,y_pos+30, size-50, size-60); 
   }
    
}

// Function to draw mountains objects.
function drawMountains() {
   
    for(var m = 0; m < mountains.length; m++){
    y = floorPos_y;
    x_pos = mountains[m].x_pos;
    heightY = mountains[m].heightY;
    
    fill(100);
    triangle(x_pos,y,x_pos+200,heightY,x_pos+400, y);
        
    }
    
}

// Function to draw trees objects.

function drawTress() {
    
    for(var t=0; t < trees.length; t++){
        
    y = floorPos_y;
    x_pos = trees[t].x_pos;
    heightY = trees[t].heightY;
    fill(150,96,30);
    rect(x_pos,y-heightY,20,heightY);
    fill(30,180,87);
    triangle(x_pos-30,y-heightY,x_pos+10,y-2*heightY,x_pos+50,y-heightY);
    triangle(x_pos-20,y-heightY*3/2,x_pos+10,y-heightY*5/2, x_pos+40, y-heightY*3/2);
    triangle(x_pos-10,y-heightY*2,x_pos+10,y-heightY*3, x_pos+30,y-heightY*2);
        
    }
}

// Function to draw houses objects.
function drawHouses() {
     
    for (var h=0; h < houseXs.length; h++) {
    y = floorPos_y;
    x = houseXs[h];
    
    
    fill(200,150,50);
    noStroke();
    rect(x,y-90,120,90); //house
    fill(220,50,0);
    quad(x-20,y-80,x+30,y-130,x+90,y-130,x+140,y-80); //roof
    
    fill(0,50,100);
    stroke(140,69,19);
    strokeWeight(2);
    rect(x+60,y-50,30,50); //door
    
    point(x+85,y-30); // door handle
    
    fill(180,180,0);
    stroke(0,0,100);
    rect(x+15,y-60,25,25); // window
    
    stroke(0,0,100);
    line(x+27,y-60,x+27,y-35)
    line(x+15,y-47,x+40,y-47); //window frame
    
}

}

function drawTowers()
{
    for (var i=0; i< towers.length; i++){
    y= floorPos_y;
    x = towers[i];
  
    fill(40,60,70);
    noStroke();
    rect(x,y-170,60,170);
    rect(x,y-180,12,10);
    rect(x+24,y-180,12,10);
    rect(x+48,y-180,12,10);

    
    fill(0);
    ellipse(x+30,y-130,20,20);
    rect(x+20,y-130,20,20);
    
    stroke(0);
    strokeWeight(2);
    line(x+30,y-180,x+30,y-200);
    fill(200,0,0);
    noStroke();
    rect(x+30,y-200,20,10)
        
    }
    
}

// ---------------------------------
// Canyon render and check functions
// ---------------------------------

// Function to draw canyon objects

function drawCanyon(t_canyon)
{
    for(var i = 0; i < t_canyon.length; i++)
        {
            
        
    fill(30,30,0);
    rect(t_canyon[i].x_pos, floorPos_y, t_canyon[i].width, height - floorPos_y);
        }
}

// Function to check character is over a canyon.

function checkCanyon(t_canyon)
{
    ////////checks if character is over the canyon, if it is, character falls
    for(var i = 0; i < t_canyon.length; i++ )
    {
        
    
    if(isJumping == false) {
        if(realPos >= t_canyon[i].x_pos && realPos <= t_canyon[i].x_pos + t_canyon[i].width) {
            if(!isOnPlatform){
                
            
            isFalling = true;
            //console.log("lololo");
            }
        }
    } // it's not possible to jump out of the canyon
    if(isFalling) {
        game_char_y += 2;
        isJumping = false;
    }
    }
    
}

// ----------------------------------
// Pick-up render and check functions
// ----------------------------------

// Function to draw pick-up objects.
function drawDiamond(t_diamond) {
    
    if(t_diamond.isFound == false) {
        y= t_diamond.y_pos;
        x= t_diamond.x_pos;
        noStroke();
        fill(0,200,255);
        quad(x,y,x-30,y-40,x-20,y-35,x-15,y-40);
        
        fill(0,150,255);
        quad(x,y,x+15,y-40,x,y-35,x-15,y-40);
        
        fill(0,100,100);
        quad(x,y,x+30,y-40,x+20,y-35,x+15,y-40);
        
        fill(0,255,255);
        quad(x-30,y-40,x-20,y-45,x-15,y-40,x-20,y-35);
        
        fill(0,220,220);
        quad(x-15,y-40,x,y-35,x+15,y-40,x,y-45);
        
        fill(0,180,180);
        quad(x+15,y-40,x+20,y-35,x+30,y-40,x+20,y-45);
        
        fill(0,210,255);
        quad(x-30,y-40,x-15,y-55,x-15,y-40,x-20,y-45);
        
        fill(0,190,255);
        quad(x-15,y-40,x,y-45,x+15,y-40,x,y-55);
        
        fill(0,150,150);
        quad(x+15,y-40,x+20,y-45,x+30,y-40,x+15,y-55);
        
        fill(0,150,255);
        triangle(x-15,y-40,x,y-55,x-15,y-55);
        triangle(x+15,y-40,x,y-55,x+15,y-55);
    }
  
    
}

// Function to check character has picked up an item.
function checkDiamond(t_diamond) {
      
    x = t_diamond.x_pos;
    y = t_diamond.y_pos;
     if(realPos +10>= x - 30 && realPos-10 <= x + 30) {
        if(game_char_y + 30 >= y- 55 && game_char_y -20 <= y) {
            if(!t_diamond.isFound){
            t_diamond.isFound = true;
            score += 1;
            console.log(score);
            }
           
        
        }
         
        
    }
     
        //diamond disappears when character comes in contact with it
        
}
function checkPlayerWon() {
    if(score == diamond.length) {
        
        isWon = true;
        console.log('win');
    }
}
function checkPlayerDied() {
    if(game_char_y > height) 
        {
          playerDied();
        }
    
}
function playerDied() {
       console.log('still have lives');
            if(lives > 0)
            {
            lives -=1;
                ////restart game
            startGame();

            } else {
                ////game over, player lost
                isLost = true;
                score = 0;
                console.log('ur dead')
            }
}
function nextLevel()
{
    // DO NOT CHANGE THIS FUNCTION!
    console.log('next level');
}
